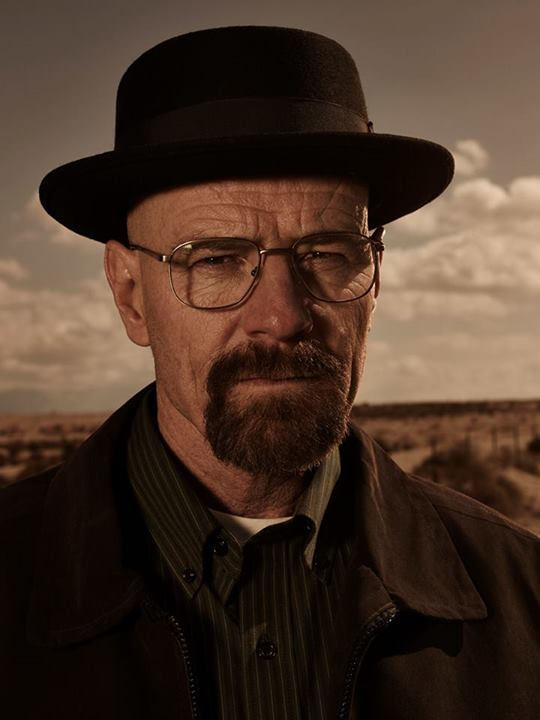
#> input picture mister.png, 540 x 720 px, given in place of the camera
$ python CW_lesson_10_2.py
#> lines starting #> are read from the running program, lines starting #| are printed output that depends on the picture; after the words box and inside, x2 and y2 are one past the last pixel; in counts of white or black regions, pixels touching at a corner belong together
import cv2
import numpy as np
from sklearn.model_selection import train_test_split
from sklearn.neighbors import KNeighborsClassifier


colors = {
    'red': (0, 0, 255),
    'green': (0, 255, 0),
    'blue': (255, 0, 0),
    'black': (0, 0, 0)
}


X = []
y = []
for color_name,bgr in colors.items():
    for _ in range(20):
        noise = np.random.randint(-20, 20, 3)
        sample = np.clip(np.array(bgr)+noise, 0,255)
        X.append(sample)
        y.append(color_name)

X_train, X_test, y_train, y_test = train_test_split(X, y, test_size=0.3, stratify=y)
model = KNeighborsClassifier(n_neighbors=3)
model.fit(X_train, y_train)

cap = cv2.VideoCapture(0)
while True:
    ret, frame = cap.read()
#> frame is the input picture: shape (720, 540, 3); mean B, G, R 39.5, 52.4, 72.5
    if not ret:
        break

    frame = cv2.flip(frame, 2)
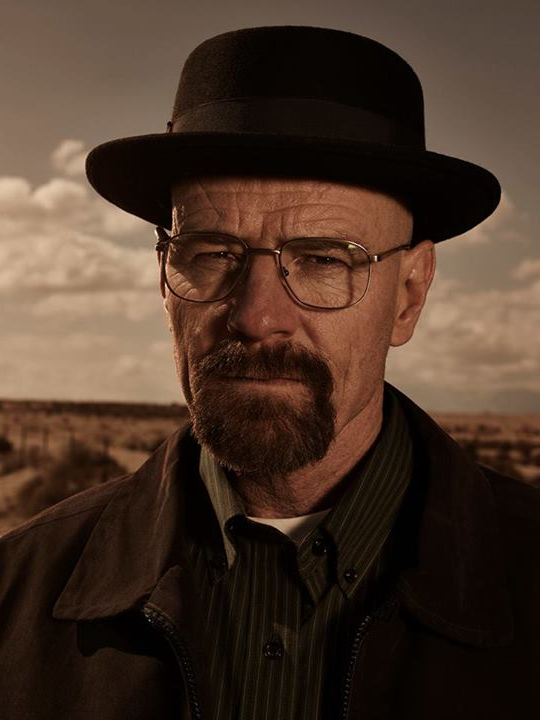
#> frame: shape (720, 540, 3); mean B, G, R 39.5, 52.4, 72.5
    hsv = cv2.cvtColor(frame, cv2.COLOR_BGR2HSV)
#> hsv: shape (720, 540, 3); mean H, S, V 13.7, 155.3, 72.5
    mask = cv2.inRange(hsv, (20,50,50), (255,255,255))
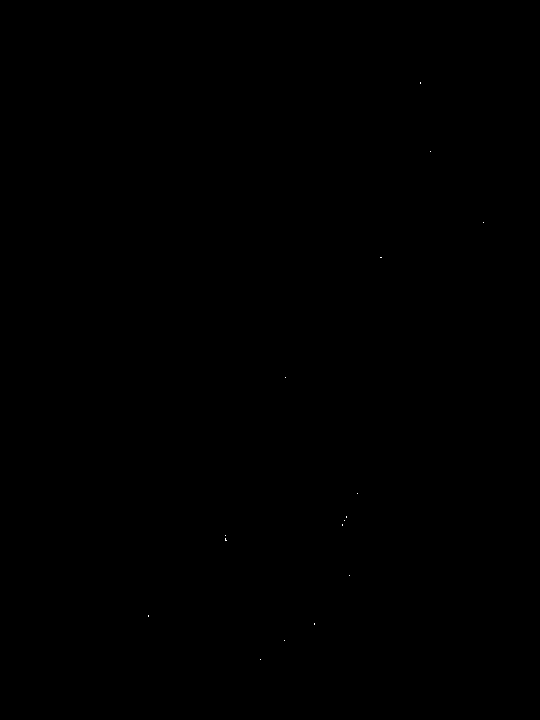
#> mask: shape (720, 540); 0.01% white in thin lines or dots, all inside (x1, y1, x2, y2) = (148, 82, 484, 660)
    mask = cv2.morphologyEx(mask, cv2.MORPH_OPEN, np.ones((5,5),np.uint8))
#> mask: shape (720, 540); every value is 0
    mask = cv2.morphologyEx(mask, cv2.MORPH_CLOSE, np.ones((5,5),np.uint8))

    countours, _ = cv2.findContours(mask, cv2.RETR_EXTERNAL, cv2.CHAIN_APPROX_SIMPLE)
#> countours = []

    for nct in countours:
        area = cv2.contourArea(nct)
        if area > 1200:
            x, y, w, h = cv2.boundingRect(nct)
            roi = frame[y:y+h, x:x+w]
            mean_color = cv2.mean(roi)[:3]
            mean_color = np.array(mean_color).reshape(1,-1)

            label = model.predict(mean_color)[0]

            cv2.rectangle(frame, (x, y), (x+w, y+h), (255,0,0), 2)
            cv2.putText(frame, label.upper(x,y-10), cv2.FONT_HERSHEY_SIMPLEX, 0.8, (255,0,0), 2)
#> this loop made 0 passes


    cv2.imshow('frame', frame)
    cv2.waitKey(0)
    cv2.destroyAllWindows()
